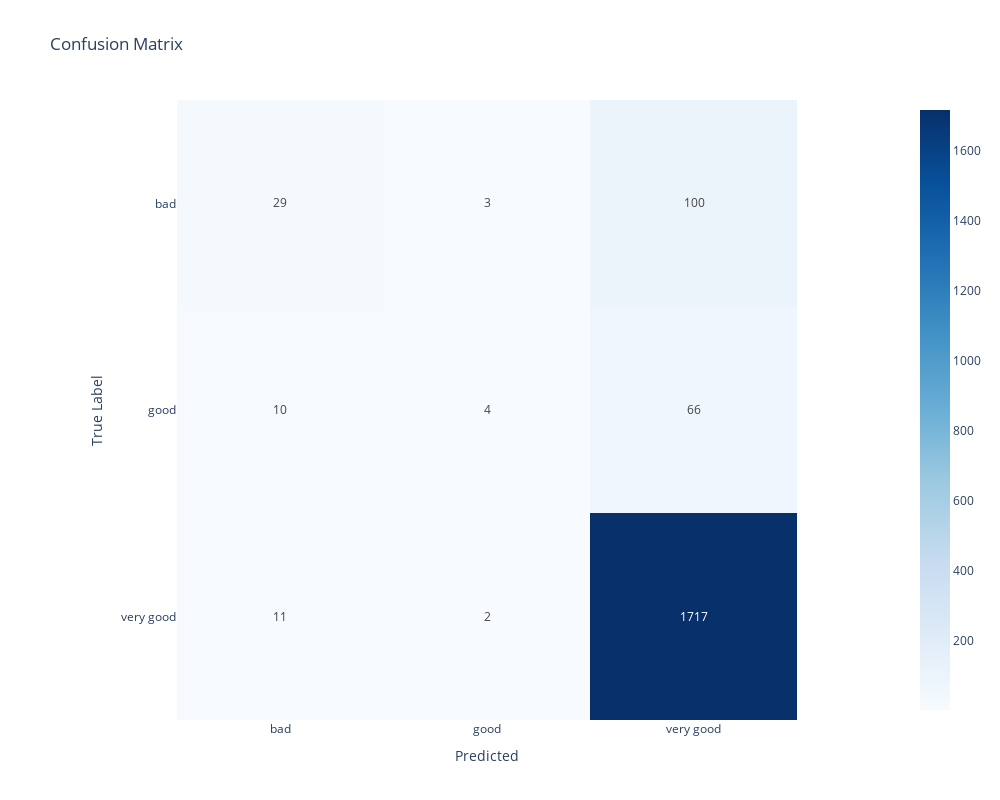

Notebook cell for this chart:
### Code cell
#instantiate the Model class 
model_reduce = Model(X_train, y_train, GradientBoostingClassifier(), random_seed=42, test_size=0.2 )

# fit the model
model_reduce.fit()

# predict and generate classification report
y_pred = model_reduce.predict(X_test)
class_labels=['bad','good','very good']
model_reduce.report(y_test, y_pred,class_labels)

### Figure 1 — Plotly figure (JSON) as saved in the notebook; plotly's stock layout.template omitted (floating-point values rounded to 4 significant figures)
{"data": [{"coloraxis": "coloraxis", "hovertemplate": "Predicted: %{x}<br>True Label: %{y}<br>color: %{z}<extra></extra>", "name": "0", "texttemplate": "%{z}", "type": "heatmap", "x": ["bad", "good", "very good"], "xaxis": "x", "y": ["bad", "good", "very good"], "yaxis": "y", "z": [[29, 3, 100], [10, 4, 66], [11, 2, 1717]]}], "layout": {"coloraxis": {"colorscale": [[0, "rgb(247,251,255)"], [0.125, "rgb(222,235,247)"], [0.25, "rgb(198,219,239)"], [0.375, "rgb(158,202,225)"], [0.5, "rgb(107,174,214)"], [0.625, "rgb(66,146,198)"], [0.75, "rgb(33,113,181)"], [0.875, "rgb(8,81,156)"], [1, "rgb(8,48,107)"]]}, "height": 800, "title": {"text": "Confusion Matrix"}, "width": 1000, "xaxis": {"anchor": "y", "constrain": "domain", "domain": [0, 1], "scaleanchor": "y", "title": {"text": "Predicted"}}, "yaxis": {"anchor": "x", "autorange": "reversed", "constrain": "domain", "domain": [0, 1], "title": {"text": "True Label"}}}}
